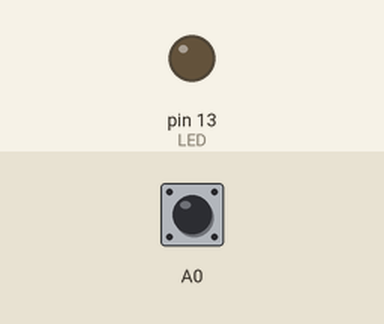
Recording of a sketch running on a simulated Arduino Uno, built with avr-gcc and run on an emulated ATmega328P. Shown: output pins drawn as LEDs (lit = HIGH). The inputs (shaded band) are chosen by the test bench; at power-on: A0 HIGH.

Above: at 1.2 s.
1.3 s: A0 pulled LOW for 0.15 s
At 2.0 s:
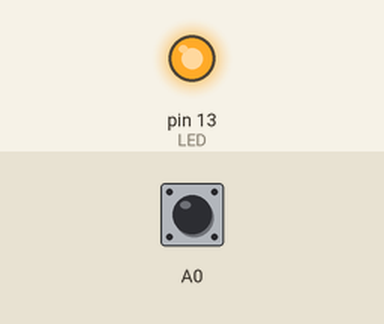
2.9 s: A0 pulled LOW for 3.2 s
At 3.7 s:
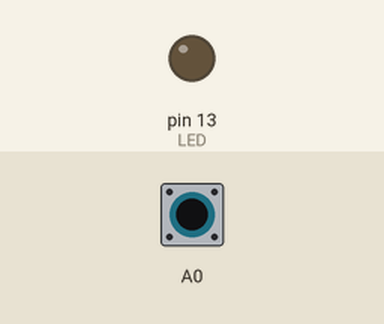
Timing chart, 0 to 7.6 s (numbered marks = the images above; inputs shaded):
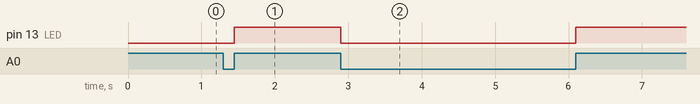

The sketch:

extra_interrupt_pin_with_encoder.ino
```cpp
#define encoder0PinA  0
#define encoder0PinB  9

volatile int encoder0Pos = 0;


void pciSetup(byte pin)
{
    *digitalPinToPCMSK(pin) |= bit (digitalPinToPCMSKbit(pin));  // enable pin
    PCIFR  |= bit (digitalPinToPCICRbit(pin)); // clear any outstanding interrupt
    PCICR  |= bit (digitalPinToPCICRbit(pin)); // enable interrupt for the group
}

// Use one Routine to handle each group

ISR (PCINT0_vect) // handle pin change interrupt for D8 to D13 here
 {
     digitalWrite(13,digitalRead(8) and digitalRead(9));
 }

ISR (PCINT1_vect) // handle pin change interrupt for A0 to A5 here
 {
     digitalWrite(13,digitalRead(A0));
 }

ISR (PCINT2_vect) // handle pin change interrupt for D0 to D7 here
 {
     digitalWrite(13,digitalRead(7));
 }


void setup()
   {int i;

// set pullups, if necessary
  for (i=0; i<=12; i++)
      digitalWrite(i,HIGH);  // pinMode( ,INPUT) is default

  for (i=A0; i<=A5; i++)
      digitalWrite(i,HIGH);

  pinMode(13,OUTPUT);  // LED

// enable interrupt for pin...

  pciSetup(A0);

   pinMode(encoder0PinA, INPUT);
  digitalWrite(encoder0PinA, HIGH);       // turn on pull-up resistor
  pinMode(encoder0PinB, INPUT);
  digitalWrite(encoder0PinB, HIGH);       // turn on pull-up resistor

  attachInterrupt(digitalPinToInterrupt(A0), doEncoder, CHANGE);  // encoder pin on interrupt 0 - pin 2
  Serial.begin (9600);

   }


void loop()
{}


void doEncoder() {
  /* If pinA and pinB are both high or both low, it is spinning
   * forward. If they're different, it's going backward.
   *
   * For more information on speeding up this process, see
   * [Reference/PortManipulation], specifically the PIND register.
   */
  if (digitalRead(encoder0PinA) == digitalRead(encoder0PinB)) {
    encoder0Pos++;delay(20);
  } else {
    encoder0Pos--;delay(20);
  }

  Serial.println (encoder0Pos, DEC);
}
```

Measured:
- after the input at 1.3 s, pin 13 (LED): LOW → HIGH after 0.15 s
- after the input at 2.9 s, pin 13 (LED): HIGH → LOW at once, → HIGH 3.2 s later
